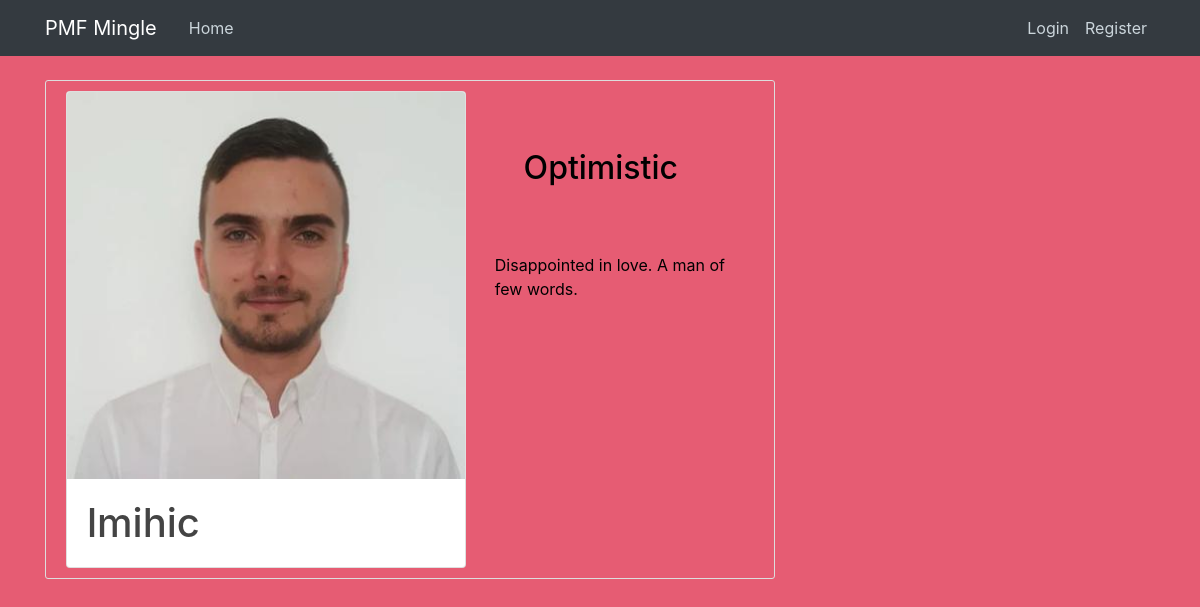
The app's page /account/3 with its own data.
### datingapp/models.py (models this page shows, shortened)
class User(db.Model, UserMixin):
    id = db.Column(db.Integer, primary_key=True)
    username = db.Column(db.String(20), unique=True, nullable=False)
    email = db.Column(db.String(120), unique=True, nullable=False)
    image_file = db.Column(db.String(20), nullable=False,
                           default='default.jpg')
    password = db.Column(db.String(60), nullable=False)
    gender = db.Column(db.String(20), nullable=False)
    preference = db.Column(db.String(20), nullable=False)
    posts = db.relationship('Post', backref='author', lazy=True)
    liked = db.relationship(
        'PostLike',
        foreign_keys='PostLike.user_id',
        backref='user', lazy='dynamic')

class Post(db.Model):
    id = db.Column(db.Integer, primary_key=True)
    title = db.Column(db.String(100), nullable=False)
    date_posted = db.Column(db.DateTime, nullable=False,
                            default=datetime.utcnow)
    content = db.Column(db.Text, nullable=False)
    user_id = db.Column(db.Integer, db.ForeignKey('user.id'), nullable=False)
    likes = db.relationship('PostLike', backref='post', lazy='dynamic')

### datingapp/routes.py (the view)
@app.route("/account/<int:post_id>")
def user_account(post_id):
    post = Post.query.get_or_404(post_id)
    return render_template('user_account.html', title=post.title, post=post)

### datingapp/templates/user_account.html
{% extends "layout.html" %}
{% block content %}
  <article class="media content-section" style="background-color: transparent;">
  <div class="card" style="width: 25rem;">
    <img class="card-img-top" src="{{ url_for('static', filename='profile_pics/' + post.author.image_file) }}" alt="Card image cap">
    <div class="card-body">
        <h1 class="card-text" style="color: black-50;">
            {{ post.author.username }}
        </h1>
    </div>
  </div>
  <div class="media-body">
    <h2 class="article-title" style="padding-left: 20%; padding-top: 20%; padding-right: 20%; color: black">{{ post.title }}</h2>
    <p class="article-content" style="padding-left: 10%; padding-top: 20%; color: black">{{ post.content }}</p>
  </div>
</article>
{% endblock content %}

### datingapp/static/main.css (style rules this page uses)
body { background: rgb(230, 92, 115); color: #333333; margin-top: 5rem; }
h1, h2, h3, h4, h5, h6 { color: #444444; }
.content-section { background: #ffffff; padding: 10px 20px; border: 1px solid #dddddd; border-radius: 3px; margin-bottom: 20px; }
.article-title { color: #444444; }
.article-content { white-space: pre-line; }

### records on screen
User: image_file (picture), author.username "lmihic"
Post: title "Optimistic", content "Disappointed in love. A man of few words."
